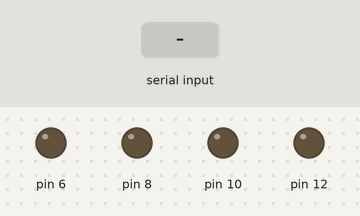
The sketch below on a simulated Arduino Uno, built with avr-gcc and run on an emulated ATmega328P. Shown: output pins drawn as LEDs (lit = HIGH). The inputs (shaded band) are chosen by the test bench. Random numbers use the default seed unless the sketch sets one.

Above: at 1.2 s.
1.3 s: "1\n" received over Serial
At 1.5 s:
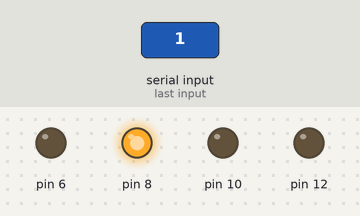
At 2.85 s:
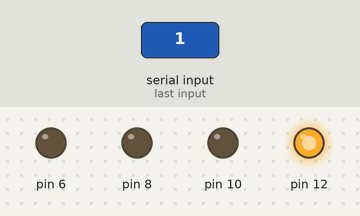
Timing chart, 0 to 4.8 s (numbered marks = the images above; inputs shaded):
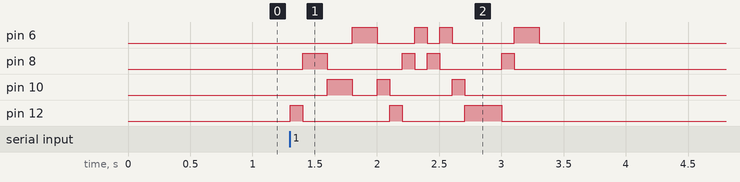

The sketch:

mc06.ino
```cpp
int i;
int j;
void setup()
{
  Serial.begin(9600);
  pinMode(6, OUTPUT);
  pinMode(8, OUTPUT);
  pinMode(10, OUTPUT);
  pinMode(12, OUTPUT);
}

void loop()
{
  int cmd = Serial.parseInt();
  if(cmd == 1)
  {
    for (j=0; j<20; j++)
    {
      i = random(4)*2+6;
      digitalWrite(i, 1);
      delay(100);
      digitalWrite(i, 0);
    }
  }
}
```

Measured:
- after the input at 1.3 s, pin 6: LOW → HIGH after 0.50 s, → LOW 0.20 s later, → HIGH 0.30 s later, → LOW 0.10 s later, … (8 changes in this stretch); pin 8: LOW → HIGH after 0.10 s, → LOW 0.20 s later, → HIGH 0.60 s later, → LOW 0.10 s later, … (8 changes in this stretch)
